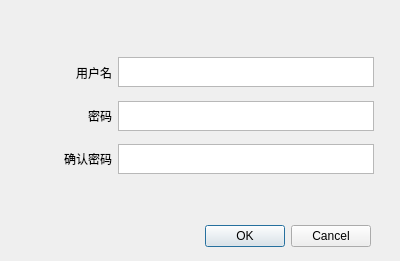
<?xml version="1.0" encoding="UTF-8"?>
<ui version="4.0">
 <class>Dialog</class>
 <widget class="QDialog" name="Dialog">
  <property name="geometry">
   <rect>
    <x>0</x>
    <y>0</y>
    <width>400</width>
    <height>261</height>
   </rect>
  </property>
  <property name="windowTitle">
   <string>Dialog</string>
  </property>
  <widget class="QDialogButtonBox" name="buttonBox">
   <property name="geometry">
    <rect>
     <x>30</x>
     <y>220</y>
     <width>341</width>
     <height>32</height>
    </rect>
   </property>
   <property name="orientation">
    <enum>Qt::Horizontal</enum>
   </property>
   <property name="standardButtons">
    <set>QDialogButtonBox::Cancel|QDialogButtonBox::Ok</set>
   </property>
  </widget>
  <widget class="QWidget" name="">
   <property name="geometry">
    <rect>
     <x>30</x>
     <y>50</y>
     <width>344</width>
     <height>131</height>
    </rect>
   </property>
   <layout class="QGridLayout" name="gridLayout">
    <item row="0" column="1" rowspan="2" colspan="2">
     <widget class="QPlainTextEdit" name="user">
      <property name="maximumSize">
       <size>
        <width>16777215</width>
        <height>30</height>
       </size>
      </property>
     </widget>
    </item>
    <item row="2" column="0" alignment="Qt::AlignRight">
     <widget class="QLabel" name="label_2">
      <property name="text">
       <string>密码</string>
      </property>
     </widget>
    </item>
    <item row="3" column="1" rowspan="2" colspan="2">
     <widget class="QPlainTextEdit" name="checkAgain">
      <property name="maximumSize">
       <size>
        <width>16777215</width>
        <height>30</height>
       </size>
      </property>
     </widget>
    </item>
    <item row="3" column="0" rowspan="2" alignment="Qt::AlignRight">
     <widget class="QLabel" name="label_3">
      <property name="text">
       <string>确认密码</string>
      </property>
     </widget>
    </item>
    <item row="2" column="1" colspan="2">
     <widget class="QPlainTextEdit" name="password">
      <property name="maximumSize">
       <size>
        <width>16777215</width>
        <height>30</height>
       </size>
      </property>
     </widget>
    </item>
    <item row="0" column="0" rowspan="2" alignment="Qt::AlignRight">
     <widget class="QLabel" name="label">
      <property name="text">
       <string>用户名</string>
      </property>
     </widget>
    </item>
   </layout>
  </widget>
 </widget>
 <resources/>
 <connections>
  <connection>
   <sender>buttonBox</sender>
   <signal>accepted()</signal>
   <receiver>Dialog</receiver>
   <slot>accept()</slot>
   <hints>
    <hint type="sourcelabel">
     <x>248</x>
     <y>254</y>
    </hint>
    <hint type="destinationlabel">
     <x>157</x>
     <y>274</y>
    </hint>
   </hints>
  </connection>
  <connection>
   <sender>buttonBox</sender>
   <signal>rejected()</signal>
   <receiver>Dialog</receiver>
   <slot>reject()</slot>
   <hints>
    <hint type="sourcelabel">
     <x>316</x>
     <y>260</y>
    </hint>
    <hint type="destinationlabel">
     <x>286</x>
     <y>274</y>
    </hint>
   </hints>
  </connection>
 </connections>
</ui>
